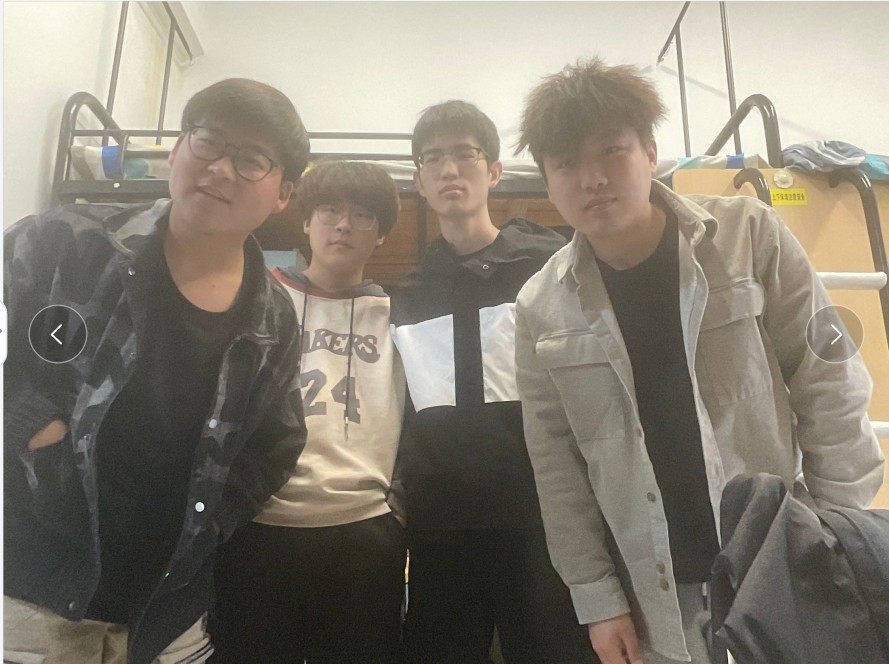
#> input picture face/faceDemo/img/sushe.jpg, 889 x 664 px
$ python findface.py
#> lines starting #> are read from the running program, lines starting #| are printed output that depends on the picture; after the words box and inside, x2 and y2 are one past the last pixel; in counts of white or black regions, pixels touching at a corner belong together
import cv2

img = cv2.imread("img/sushe.jpg")
#> img is the input picture: shape (664, 889, 3); mean B, G, R 116.6, 129, 135.5
# 加载级联分类器
faceCascade = cv2.CascadeClassifier('haarcascade_frontalface_default.xml')
# 获取灰度图像
gray = cv2.cvtColor(img, cv2.COLOR_BGR2GRAY)
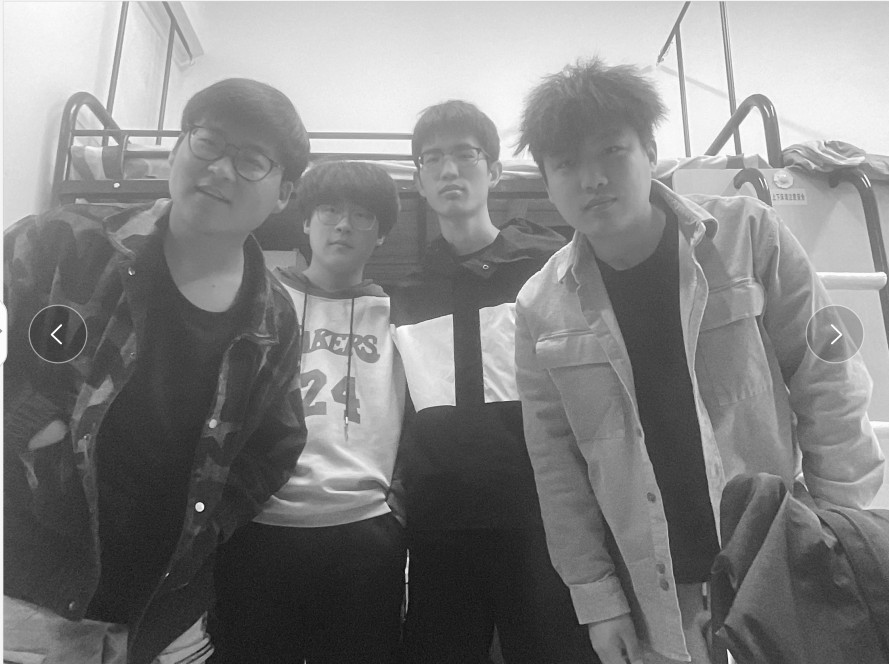
#> gray: shape (664, 889); min 13, max 255, mean 129.5

# 检测图像中所有的人脸
# def detectMultiScale(self, image, scaleFactor=None, minNeighbors=None, flags=None, minSize=None, maxSize=None):
# image：待检测的图像，通常为灰度图像
# scaleFactor：表示在前后两次相继的扫描中，搜索窗口的缩放比例
# minNeighbors：表示构成检测目标的相邻矩形的最小个数。默认值为3，表示有3个以上的检测标记存在时，才认为人脸的存在。如果希望提高检测的准确率，可以将该值设置的更大，但同时可能会让一些人脸无法被检测到
# flags：不常用参数，一般省略。
# minSize：目标的最小尺寸，小于这个尺寸的目标将被忽略
# maxSize：目标的最大尺寸，大于这个尺寸的目标将被忽略
# 该函数的返回值是目标对象的矩形框向量组。

# 通过detectMultiScale函数返回的是人脸的矩形框向量组，
# 包括左上角坐标(x,y)，长宽(w,h)。
# 而绘制人脸圆形框只需要将矩形的中心设置为圆心，矩形的宽度一般设置为半径即可。
faces = faceCascade.detectMultiScale(gray)
#> faces = [[588, 600, 53, 53], [302, 181, 83, 83], [408, 123, 86, 86], [534, 120, 113, 113]]
print(faces)
#| [[588 600  53  53]
#|  [302 181  83  83]
#|  [408 123  86  86]
#|  [534 120 113 113]]
print("该图一共有{0}个人脸".format(len(faces)))
#| 该图一共有4个人脸
for (x, y, w, h) in faces:
    # 绘制人脸圆形框,将矩形的中心设置为圆心，矩形的宽度一般设置为半径。
    cv2.circle(img, (int((2 * x + w) / 2), int((2 * y + h) / 2)), int(w / 2), (0, 255, 0), 2)
#> this loop made 4 passes
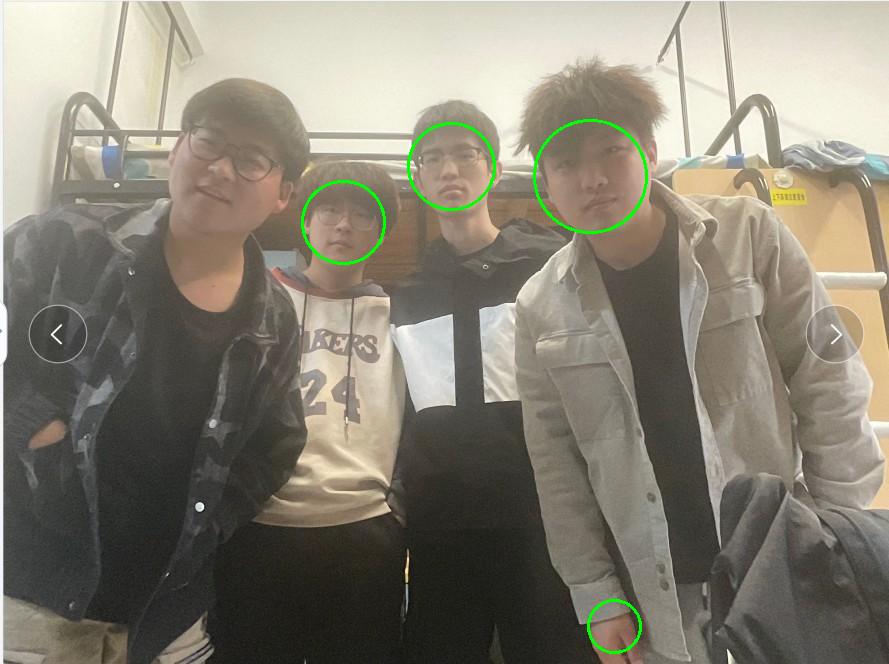
#> img: shape (664, 889, 3); 0.53% of pixels changed, all inside (x1, y1, x2, y2) = (301, 119, 648, 654)
cv2.imshow("result", img)
cv2.waitKey()
cv2.destroyAllWindows()

$ run again, with face/faceDemo/img/taotao1.jpg copied over face/faceDemo/img/sushe.jpg
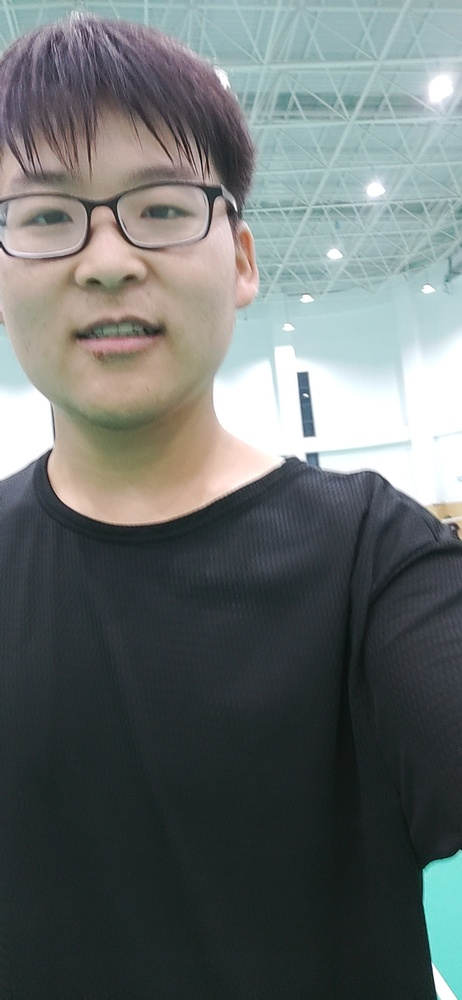
#> input picture face/faceDemo/img/taotao1.jpg, 462 x 1000 px, shrunk from 1080 x 2340 before the run
#> img is the input picture: shape (1000, 462, 3); mean B, G, R 109.6, 110, 103.8
#> `gray = cv2.cvtColor(img, cv2.COLOR_BGR2GRAY)`:
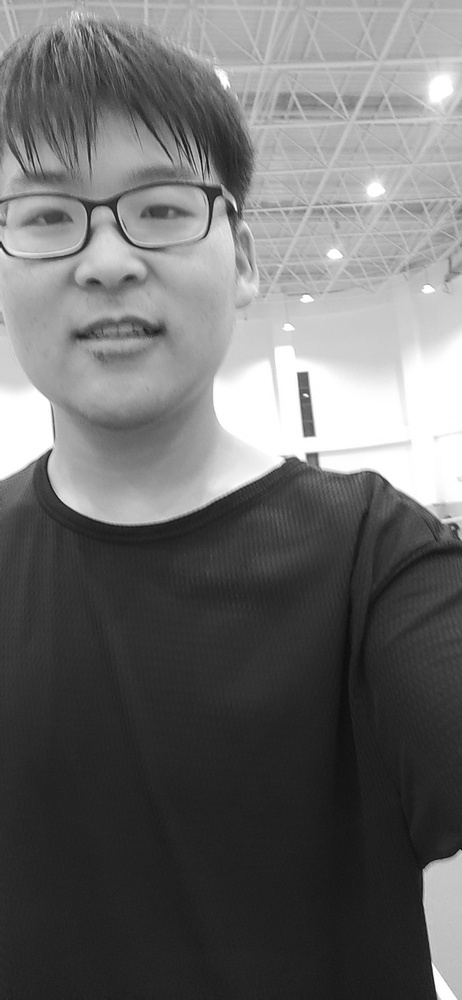
#> gray: shape (1000, 462); min 2, max 255, mean 108.1
#> faces = ()
#| 该图一共有0个人脸

$ run again, with face/faceDemo/img/taotao2.jpg copied over face/faceDemo/img/sushe.jpg
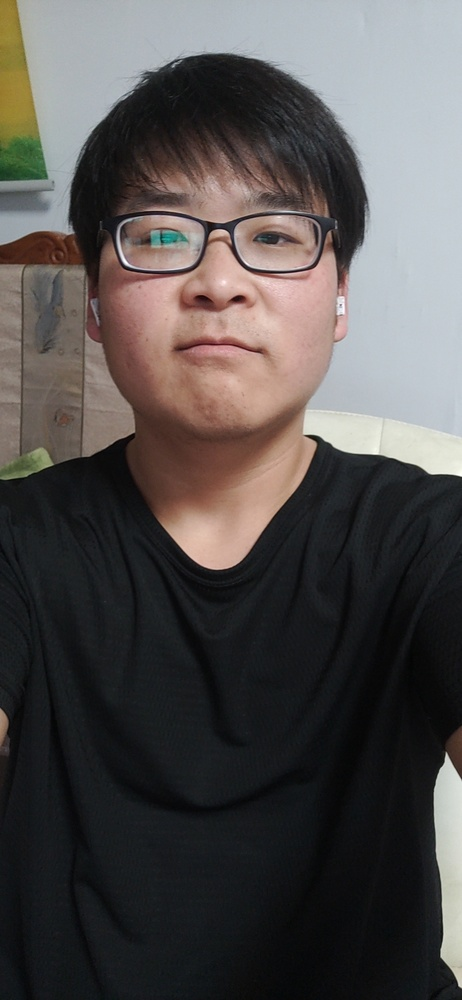
#> input picture face/faceDemo/img/taotao2.jpg, 462 x 1000 px, shrunk from 887 x 1920 before the run
#> img is the input picture: shape (1000, 462, 3); mean B, G, R 77.7, 78.9, 82.8
#> `gray = cv2.cvtColor(img, cv2.COLOR_BGR2GRAY)`:
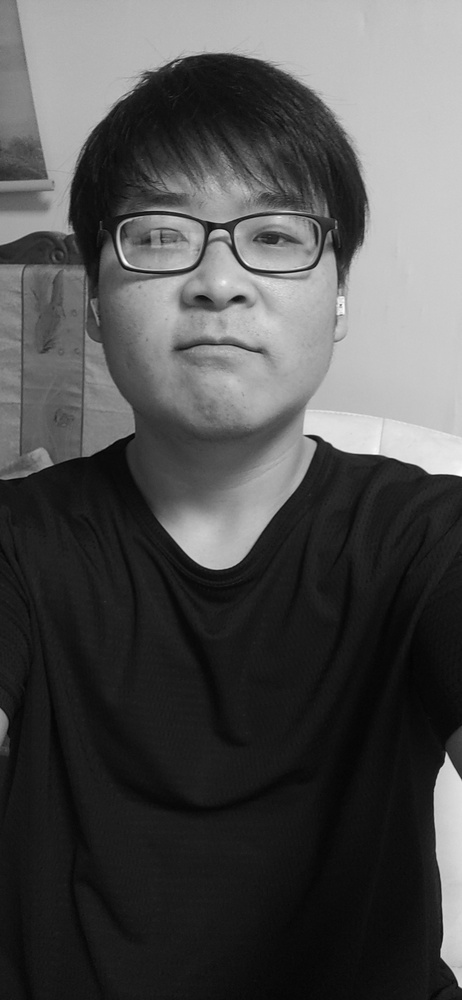
#> gray: shape (1000, 462); min 3, max 254, mean 79.9
#> faces = [[71, 127, 292, 292]]
#| [[ 71 127 292 292]]
#| 该图一共有1个人脸
#> the loop `for (x, y, w, h) in faces:` made 1 pass
#> after the loop `for (x, y, w, h) in faces:`:
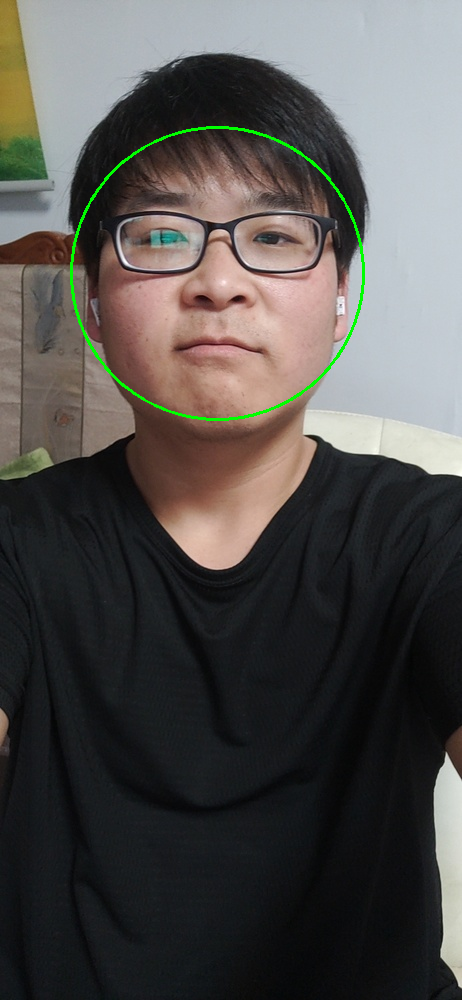
#> img: shape (1000, 462, 3); 0.59% of pixels changed, all inside (x1, y1, x2, y2) = (70, 126, 365, 421)

$ run again, with face/faceDemo/img/taotao3.jpg copied over face/faceDemo/img/sushe.jpg
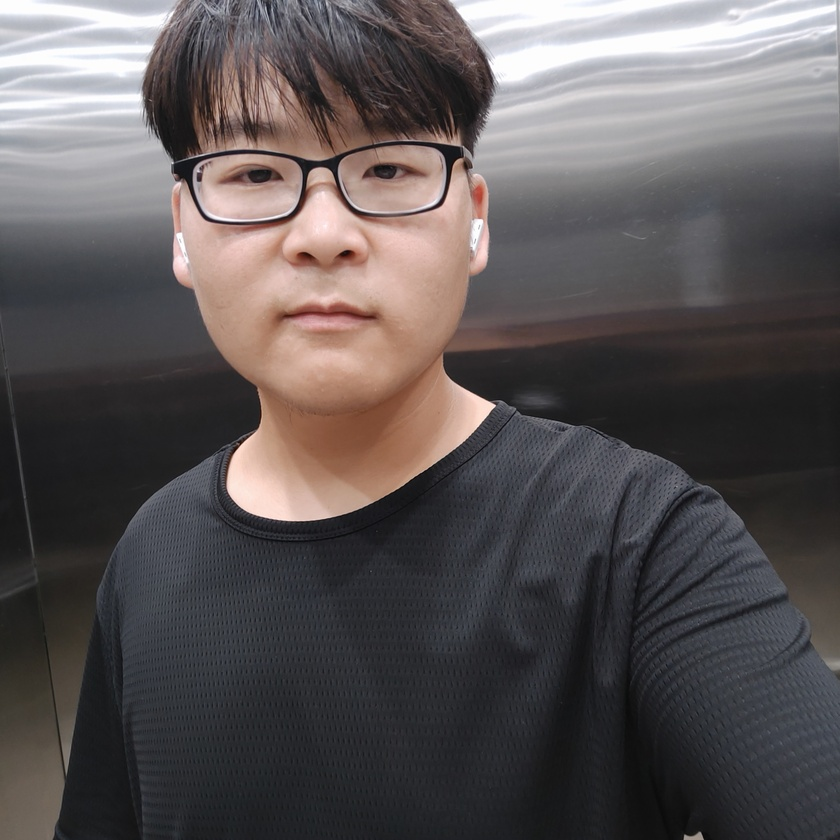
#> input picture face/faceDemo/img/taotao3.jpg, 840 x 840 px, shrunk from 4312 x 4312 before the run
#> img is the input picture: shape (840, 840, 3); mean B, G, R 85.8, 85.2, 91
#> `gray = cv2.cvtColor(img, cv2.COLOR_BGR2GRAY)`:
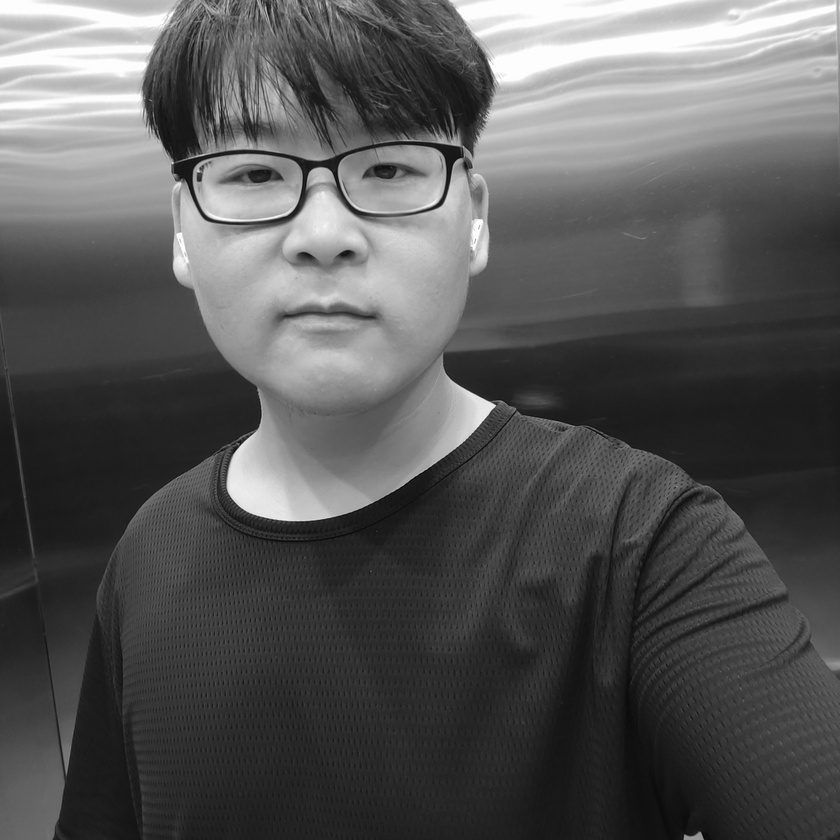
#> gray: shape (840, 840); min 4, max 255, mean 86.9
#> faces = [[130, 33, 358, 358]]
#| [[130  33 358 358]]
#| 该图一共有1个人脸
#> the loop `for (x, y, w, h) in faces:` made 1 pass
#> after the loop `for (x, y, w, h) in faces:`:
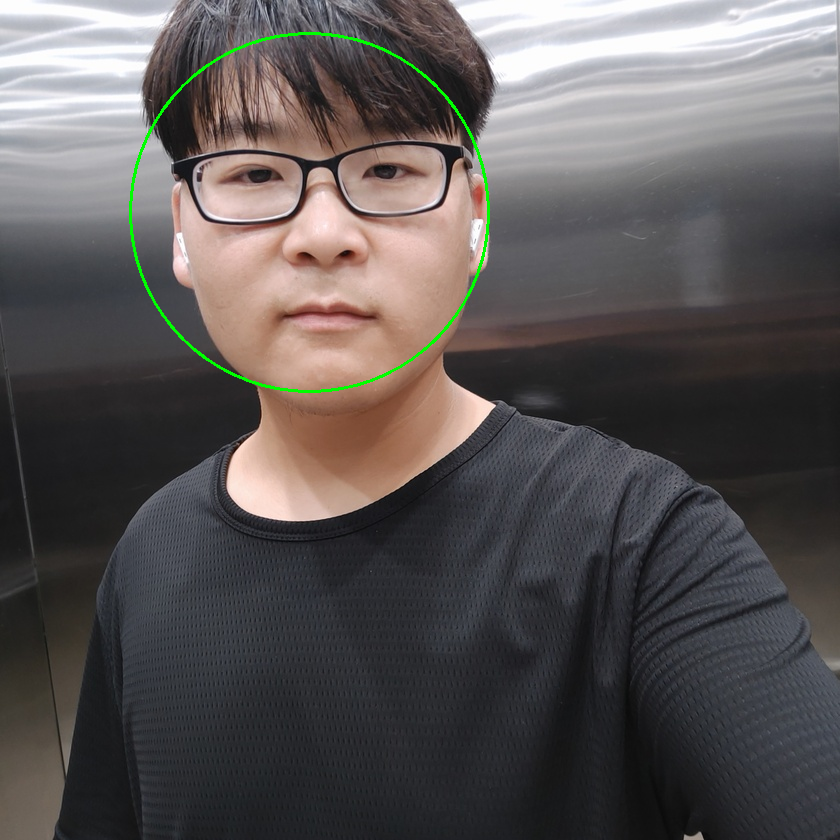
#> img: shape (840, 840, 3); 0.48% of pixels changed, all inside (x1, y1, x2, y2) = (129, 32, 490, 393)
